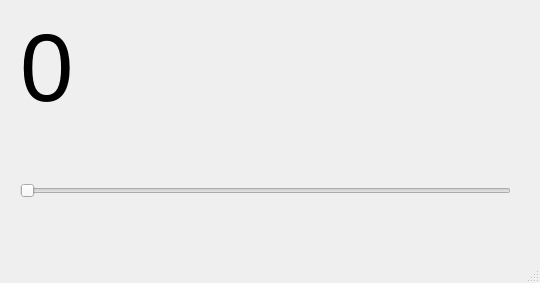
<?xml version="1.0" encoding="UTF-8"?>
<ui version="4.0">
 <class>MainWindow</class>
 <widget class="QMainWindow" name="MainWindow">
  <property name="geometry">
   <rect>
    <x>0</x>
    <y>0</y>
    <width>540</width>
    <height>283</height>
   </rect>
  </property>
  <property name="windowTitle">
   <string>MainWindow</string>
  </property>
  <widget class="QWidget" name="centralwidget">
   <widget class="QSlider" name="horizontalSlider">
    <property name="geometry">
     <rect>
      <x>20</x>
      <y>160</y>
      <width>491</width>
      <height>61</height>
     </rect>
    </property>
    <property name="orientation">
     <enum>Qt::Horizontal</enum>
    </property>
   </widget>
   <widget class="QLabel" name="label">
    <property name="geometry">
     <rect>
      <x>20</x>
      <y>10</y>
      <width>501</width>
      <height>116</height>
     </rect>
    </property>
    <property name="font">
     <font>
      <pointsize>72</pointsize>
     </font>
    </property>
    <property name="text">
     <string>0</string>
    </property>
   </widget>
  </widget>
  <widget class="QMenuBar" name="menubar">
   <property name="geometry">
    <rect>
     <x>0</x>
     <y>0</y>
     <width>540</width>
     <height>21</height>
    </rect>
   </property>
  </widget>
  <widget class="QStatusBar" name="statusbar"/>
 </widget>
 <resources/>
 <connections/>
</ui>
